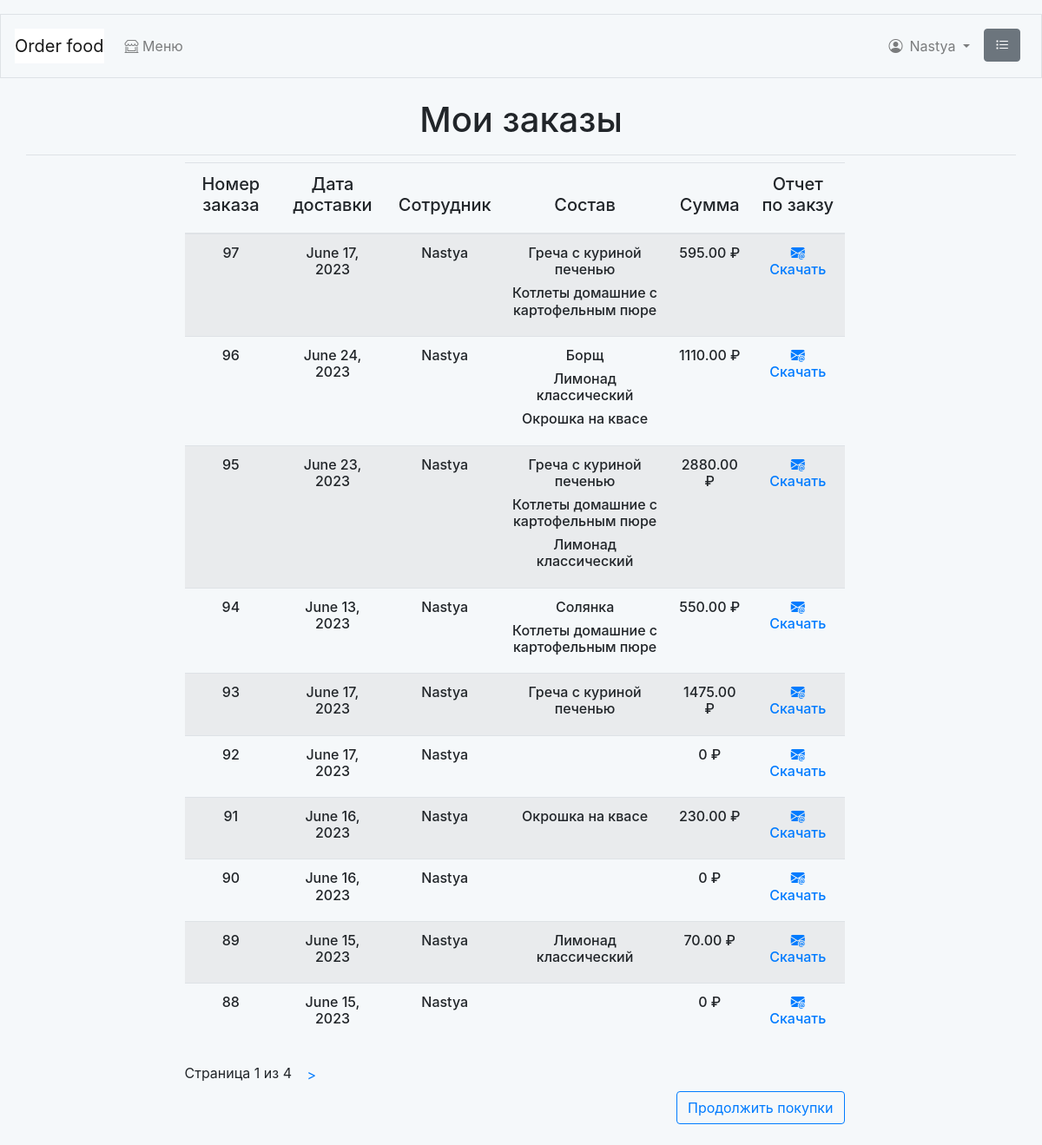
/orders/history/ (signed in), run on an earlier commit of the app's database.
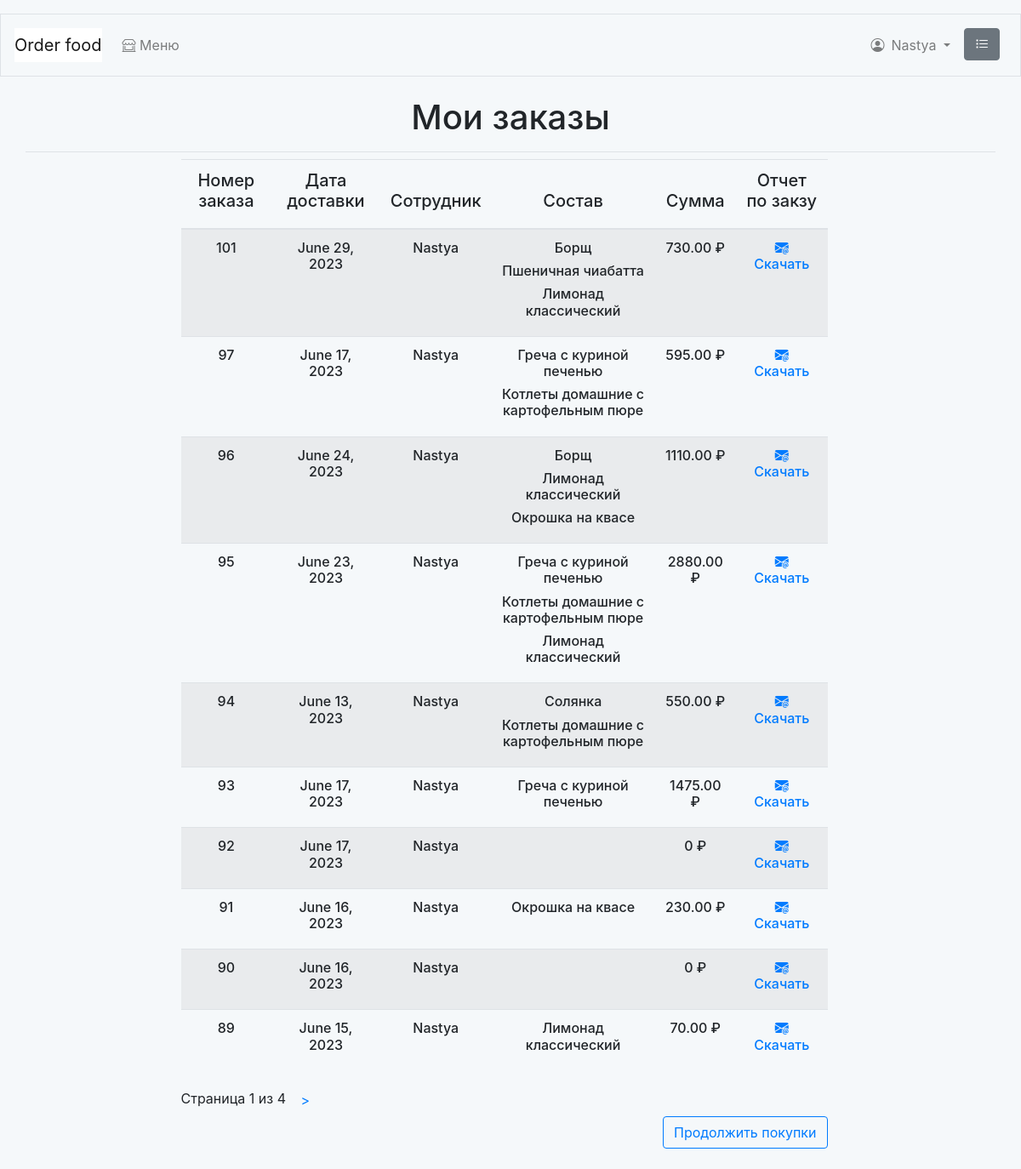
And on a later commit of the database.
### orders/models.py (models this page shows, shortened)
class Order(models.Model):
    name = models.ForeignKey(User,
                             related_name='name_employee',
                             on_delete=models.CASCADE)
    date = models.DateField()
    created = models.DateTimeField(auto_now_add=True)
    updated = models.DateTimeField(auto_now=True)
    paid = models.BooleanField(default=False)
    class Meta:
        ordering = ['-created']
        indexes = [
            models.Index(fields=['created']),
        ]

### food_order/models.py (models this page shows, shortened)
class Dish(models.Model):
    category = models.ForeignKey(Category,
                                 related_name='dishes',
                                 on_delete=models.CASCADE,
                                 default=None)
    name = models.CharField(max_length=50)
    slug = models.SlugField(max_length=50,
                            unique=True)
    image = models.ImageField(upload_to='dishes/%Y/%m/%d',
                              blank=True)
    description = models.TextField(blank=True)
    composition = models.CharField(max_length=250)
    price = models.DecimalField(max_digits=10,
                                decimal_places=2)
    available = models.BooleanField(default=True)
    created = models.DateTimeField(auto_now_add=True)
    updated = models.DateTimeField(auto_now=True)
    class Meta:
        ordering = ['name']
        indexes = [
            models.Index(fields=['id', 'slug']),
            models.Index(fields=['name']),
            models.Index(fields=['-created']),
        ]

### orders/views.py (the view)
@login_required
def get_orders_history(request):
    client = list(User.objects.filter(id=request.user.id).values())
    orders_list = [order for order in list(Order.objects.all().values())
                   if order['name_id'] == client[0]['id']]
    orders_id = [id['id'] for id in orders_list]
    orders_item_sum = {}
    orders_items_dishes = {}
    for i in orders_id:
        orders_item_sum[i] = 0
        orders_items_dishes[i] = []
    for item in list(OrderItem.objects.all().values()):
        for i in list(orders_item_sum.keys()):
            if item['order_id'] == i:
                orders_item_sum[i] += item['price'] * item['quantity']
                for n in list(Dish.objects.filter(id=item['dish_id'])):
                    orders_items_dishes[i].append(n.name)
    for order in orders_list:
        if int(order['id']) in list(orders_item_sum.keys()):
            order['price'] = orders_item_sum[int(order['id'])]
            order['dishes'] = orders_items_dishes[int(order['id'])]
    paginator = Paginator(orders_list, 10)
    page_number = request.GET.get('page', 1)
    try:
        orders = paginator.page(page_number)
    except PageNotAnInteger:
        orders = paginator.page(1)
    except EmptyPage:
        orders = paginator.page(paginator.num_pages)
    return render(request,
                  'orders/order/history.html',
                  {'orders': orders})

### cart/cart.py (called while the page is built)
    def __len__(self):
        return sum(item['quantity'] for item in self.cart.values())

### cart/context_processors.py (called while the page is built)
def cart(request):
    return {'cart': Cart(request)}

### orders/templates/orders/order/history.html (shortened to what this page needs)
{% extends "food_order/base.html" %}
{% load static %}
{% block page_header %}
  <div class="text-center"><h1>Мои заказы</h1></div>
{% endblock %}
{% block content %}
  {% if orders %}
  <div class="row mr-auto">
    <div class="col-md-1 col-lg-2"></div>
    <div class=" col-12 col-sm-12 col-md-10 col-lg-8">
      <table class="table table-striped shoplist">
        <thead class="shopunit" >
          <tr>
            <th class="primary">
              <h5 class="text-center">Номер заказа</h5>
            </th>
            <th class="primary">
              <h5 class="text-center">Дата доставки</h5>
            </th>
            <th class="primary">
              <h5 class="text-center">Сотрудник</h5>
            </th>
            <th class="primary">
              <h5 class="text-center">Состав</h5>
            </th>
            <th class="primary">
              <h5 class="text-center">Сумма</h5>
            </th>
            <th class="primary">
              <h5 class="text-center">Отчет по закзу</h5>
            </th>
          </tr>
        </thead>
        <tbody>
          {% for order in orders %}
            <tr>
              <td>
                <h6 class="text-center">{{ order.id }}</h6>
              </td>
              <td>
                <h6 class="text-center">{{ order.date }}</h6>
              </td>
              <td>
                <h6 class="text-center">{{ user.username }}</h6>
              </td>
              <td>
                {% for dishes in order.dishes %}
                  <h6 class="text-center">{{ dishes }}</h6>
                {% endfor %}
              </td>
              <td>
                <h6 class="text-center">{{ order.price }} ₽</h6>
              </td>
              <td>
                <a href="{% url 'orders:order_pdf' order.id %}"><h6 class="text-center"><i class="bi bi-envelope-at-fill"></i> Скачать</h6></a>
              </td>
            </tr>
          {% endfor %}
        </tbody>
      </table>
      {% include "pagination.html" with page=orders %}
      <p class="text-right">
        <a  href="{% url 'food_order:dish_list' %}" class="btn btn-outline-primary">Продолжить покупки</a>
      </p>
    </div>
    <div class="col-md-1 col-lg-2"></div>
  </div>
  {% else %}
  <h4 class="mt-3 mb-3 text-center">
    Заказов еще не было
  </h4>
  {% endif %}
{% endblock %}

### food_order/templates/food_order/base.html (shortened to what this page needs)
<!doctype html>
<html lang="en">
  <head>
    <link rel="stylesheet" href="https://cdn.jsdelivr.net/npm/bootstrap@4.0.0/dist/css/bootstrap.min.css">
    <link rel="stylesheet" href="https://cdn.jsdelivr.net/npm/bootstrap-icons@1.10.5/font/bootstrap-icons.css">
    <link rel="stylesheet" href="/static/css/base.css">
  </head>
  <body>
      <nav class="navbar navbar-expand-md navbar-light mb-4 border">
        {% if user.is_authenticated %}
          <a class="navbar-brand" href="{% url 'food_order:dish_list'%}">
              Order food</a>
        {% else %}
          <a class="navbar-brand" href="{% url 'food_order:index'%}">
              Order food</a>
        {% endif %}
        <div class="collapse navbar-collapse ml-auto" id="navbarCollapse">
          <ul class="navbar-nav mr-auto">
            <li class="nav-item my-2">
              <a class="nav-link" href="{% url 'food_order:dish_list' %}">
                <i class="bi bi-shop-window"></i> Меню</a>
            </li>
          </ul>
          <ul class="navbar-nav ml-auto">
            {% if user.is_authenticated %}
              <li class="nav-item dropdown my-2">
                <a class="nav-link dropdown-toggle" href="#" role="button" data-toggle="dropdown" aria-haspopup="true" aria-expanded="false">
                  <i class="bi bi-person-circle mr-2 mt-2"></i>{{ user.username }}
                </a>
              </li>
            {% endif %}
            <li class="nav-item d-none d-md-block ml-auto">
              <a class="nav-link" href="{% url 'orders:orders_history' %}">
                <i class="bi bi-list-task btn btn-secondary mr-sm-2 mr-md-0 mt-md-0" href="{% url 'orders:orders_history' %}"></i>
              </a>
            </li>
          </ul>
        </div>
      </nav>
        <div class="container pb-2 mb-2 border-bottom">
            {% block page_header %}{% endblock page_header %}
        </div>
        <div class="container-fluid  mb-2 noborder" >
            {% block content %}{% endblock content %}
        </div>
  </body>
</html>

### food_order/templates/pagination.html (shortened to what this page needs)
<div class="pagination">
  <span class="step-links">
    <span class="current">
      Страница {{ page.number }} из {{ page.paginator.num_pages }}
    </span>
     {% if page.has_next %}
      <a class="btn btn-outline" href="?page={{ page.next_page_number }}">&gt;</a>
    {% endif %}
    </span>
</div>

### food_order/static/css/base.css (style rules this page uses)
body { padding-top: 1em; background-color: #F5F8FA; }
.navbar-brand { background-color: #ffffff; }

What changed in the data, as far as the page shows it:
no longer on this page (row unchanged): Order: id "88", date "June 15, 2023", {{ user.username }} "Nastya", price "0"
added Order: id "101", date "June 29, 2023", {{ user.username }} "Nastya", dishes "Борщ" "Лимонад классический", price "730.00"
now on this page (row unchanged): Dish: dishes "Пшеничная чиабатта"
